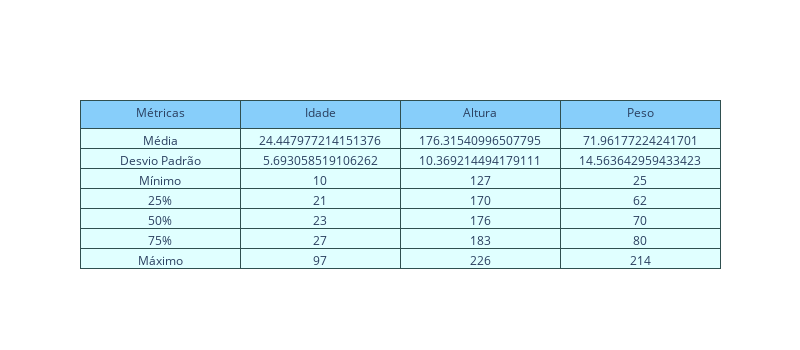

The notebook cell saved with this chart:
### Code cell
describe = df_uni.describe()
describe = describe.drop(['ID', 'Year'], axis=1)
columns = [['Métricas'], ['Idade'], ['Altura'], ['Peso']]
indexes = ['Média', 'Desvio Padrão', 'Mínimo', '25%', '50%', '75%', 'Máximo']
values = []

for value in describe.values[1:]:
    values.append(list(value))

values = list(np.transpose(values))
values.insert(0, indexes)

fig = go.Figure(data=[go.Table(
    header=dict(values=columns,
                line_color='darkslategray',
                fill_color='lightskyblue',
                align='center'),
    cells=dict(values=values, # 2nd column
               line_color='darkslategray',
               fill_color='lightcyan',
               align='center'))
])

fig.update_layout(width=800, height=350)
fig.show()

### Figure 1 — Plotly figure (JSON) as saved in the notebook; plotly's stock layout.template omitted (floating-point values rounded to 4 significant figures)
{"data": [{"cells": {"align": "center", "fill": {"color": "lightcyan"}, "line": {"color": "darkslategray"}, "values": [["Média", "Desvio Padrão", "Mínimo", "25%", "50%", "75%", "Máximo"], [24.45, 5.693, 10, 21, 23, 27, 97], [176.3, 10.37, 127, 170, 176, 183, 226], [71.96, 14.56, 25, 62, 70, 80, 214]]}, "header": {"align": "center", "fill": {"color": "lightskyblue"}, "line": {"color": "darkslategray"}, "values": [["Métricas"], ["Idade"], ["Altura"], ["Peso"]]}, "type": "table"}], "layout": {"height": 350, "width": 800}}
